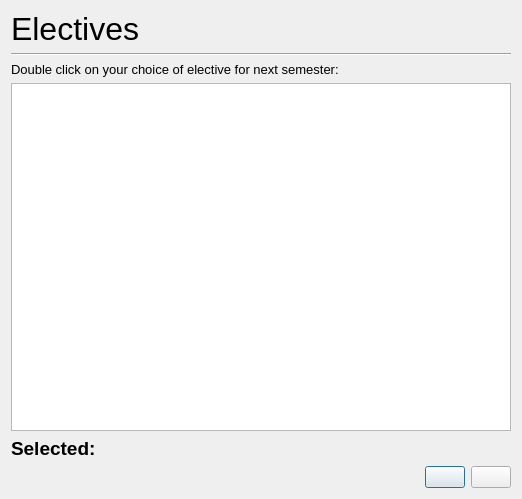
<?xml version="1.0" encoding="UTF-8"?>
<ui version="4.0">
 <class>ChooseElective</class>
 <widget class="QDialog" name="ChooseElective">
  <property name="geometry">
   <rect>
    <x>0</x>
    <y>0</y>
    <width>522</width>
    <height>499</height>
   </rect>
  </property>
  <property name="windowTitle">
   <string>Dialog</string>
  </property>
  <layout class="QGridLayout" name="gridLayout">
   <item row="0" column="0" colspan="2">
    <widget class="QLabel" name="label_3">
     <property name="font">
      <font>
       <pointsize>24</pointsize>
      </font>
     </property>
     <property name="text">
      <string>Electives</string>
     </property>
    </widget>
   </item>
   <item row="1" column="0" colspan="4">
    <widget class="Line" name="line">
     <property name="orientation">
      <enum>Qt::Horizontal</enum>
     </property>
    </widget>
   </item>
   <item row="2" column="0" colspan="3">
    <widget class="QLabel" name="label_2">
     <property name="font">
      <font>
       <pointsize>10</pointsize>
      </font>
     </property>
     <property name="text">
      <string>Double click on your choice of elective for next semester:</string>
     </property>
    </widget>
   </item>
   <item row="3" column="0" colspan="4">
    <widget class="QListView" name="listView_course"/>
   </item>
   <item row="4" column="0">
    <widget class="QLabel" name="label">
     <property name="font">
      <font>
       <pointsize>14</pointsize>
       <weight>75</weight>
       <bold>true</bold>
      </font>
     </property>
     <property name="text">
      <string>Selected:</string>
     </property>
    </widget>
   </item>
   <item row="5" column="1">
    <spacer name="horizontalSpacer">
     <property name="orientation">
      <enum>Qt::Horizontal</enum>
     </property>
     <property name="sizeHint" stdset="0">
      <size>
       <width>318</width>
       <height>20</height>
      </size>
     </property>
    </spacer>
   </item>
   <item row="5" column="2">
    <widget class="QPushButton" name="pushButton_choose">
     <property name="enabled">
      <bool>true</bool>
     </property>
     <property name="text">
      <string/>
     </property>
     <property name="icon">
      <iconset resource="resources.qrc">
       <normaloff>:/resource/img/yes.png</normaloff>:/resource/img/yes.png</iconset>
     </property>
     <property name="iconSize">
      <size>
       <width>40</width>
       <height>40</height>
      </size>
     </property>
    </widget>
   </item>
   <item row="5" column="3">
    <widget class="QPushButton" name="pushButton_back">
     <property name="text">
      <string/>
     </property>
     <property name="icon">
      <iconset resource="resources.qrc">
       <normaloff>:/resource/img/back.png</normaloff>:/resource/img/back.png</iconset>
     </property>
     <property name="iconSize">
      <size>
       <width>40</width>
       <height>40</height>
      </size>
     </property>
    </widget>
   </item>
   <item row="4" column="1" colspan="3">
    <widget class="QLabel" name="label_chosen">
     <property name="font">
      <font>
       <pointsize>14</pointsize>
      </font>
     </property>
     <property name="text">
      <string/>
     </property>
    </widget>
   </item>
  </layout>
 </widget>
 <resources>
  <include location="resources.qrc"/>
 </resources>
 <connections/>
</ui>
